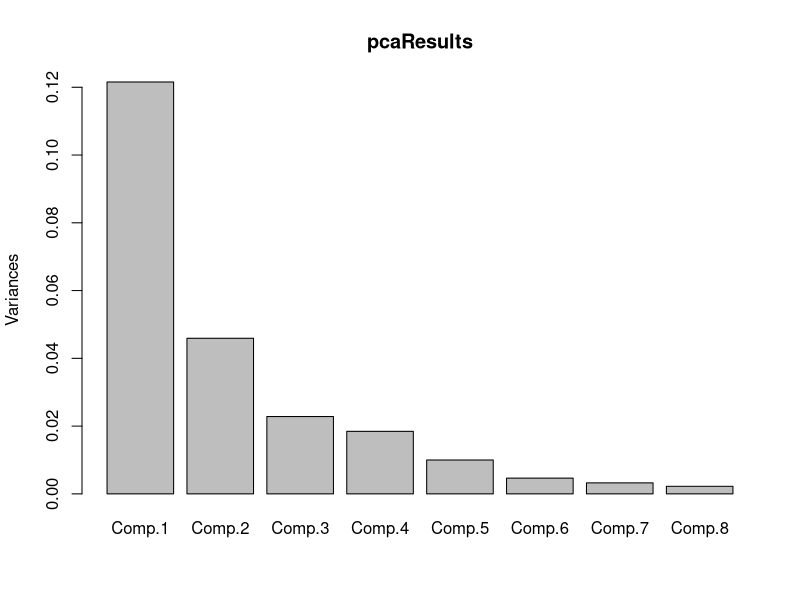
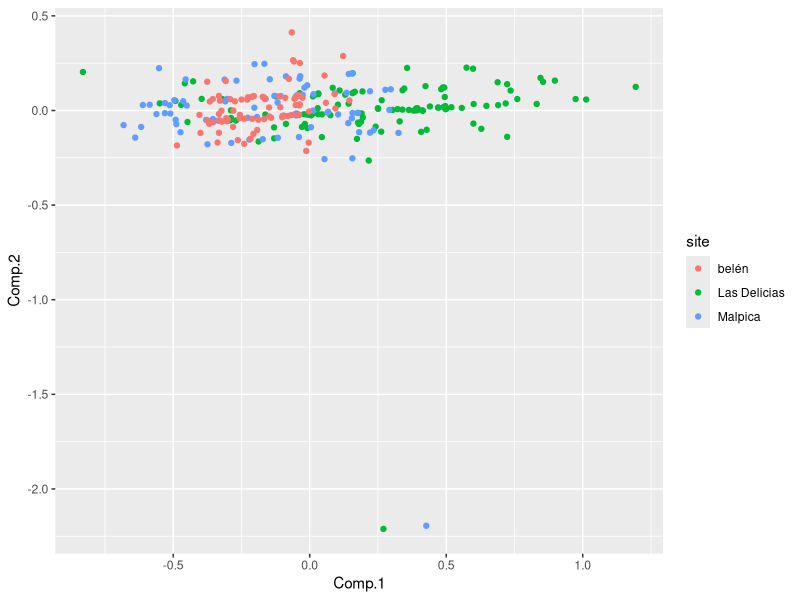
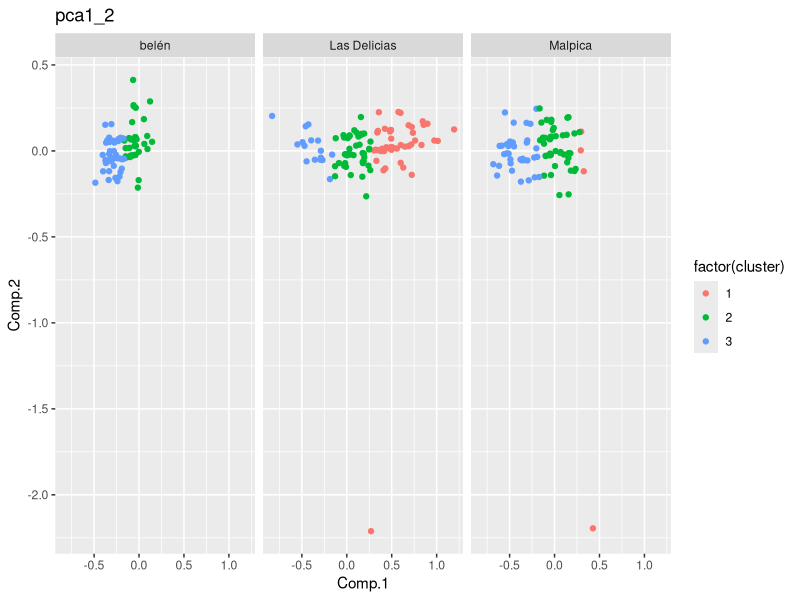
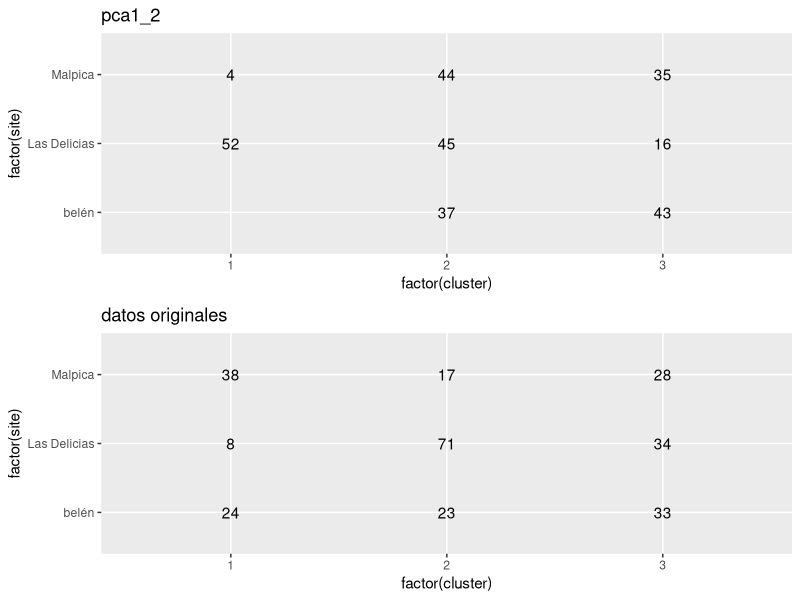

Write R code to recreate these figures, in order. (Note: this script raises an error after producing the figures.)
library(ggplot2)
library(gridExtra)    
library(plyr)
library(MASS)
library(caret)



myData <- read.csv('all.csv', header=T, sep=";")
# only type 2
myData <- subset(myData, TYPE=="2")
# keep just 8 measures and site
myData <- myData[,5:13]


######### EDA #####################
#ggplot(myData, aes(x=exterior_diam, y=rim_w, colour=site)) + geom_point()
# ggplot(myData, aes(x=exterior_diam, fill=site)) + geom_bar() + facet_wrap(~site, ncol=1)
# ggplot(myData, aes(x=rim_w_2, y=protruding_rim, colour=site)) + geom_point() + facet_wrap(~site)

########## PCA #####################

# compute PCA with data transformed to logarithmic to get rid of orders of magnitude
logData <- log(myData[,1:8])
pcaResults <- princomp(logData, center=T, scale=T)

# plot to check the relevance of the first 2 PC'S
plot(pcaResults)

# get the scores of the data
pcaValues <- as.data.frame(pcaResults$scores)
# put type in pcaValues
pcaValues$site <- myData$site

ggplot(pcaValues, aes(x=Comp.1, y=Comp.2, col=site)) + geom_point()

# K-means con PCA Values
measures <- pcaValues[,1:2]
# 3 sites
numGroups = 3
myKMeans <- kmeans(measures,numGroups)

amphKMean <- pcaValues
amphKMean$cluster <- myKMeans$cluster
ggplot(amphKMean, aes(x=Comp.1, y=Comp.2, colour=factor(cluster))) + geom_point() + facet_grid(~site) + ggtitle("pca1_2")

amphKMeanCountPCA <- count(amphKMean, vars=c('site','cluster'))

g1 <- ggplot(amphKMeanCountPCA, aes(y=factor(site), x=factor(cluster), label=freq)) + geom_text() + ggtitle("pca1_2")

# K-means con datos originales
measures2 <- myData[,1:8]
numGroups = 3
myKMeans <- kmeans(measures2,numGroups)

amphKMean <- myData 
amphKMean$cluster <- myKMeans$cluster
amphKMeanCountStd <- count(amphKMean, vars=c('site','cluster'))

g2 <- ggplot(amphKMeanCountStd, aes(y=factor(site), x=factor(cluster), label=freq)) + geom_text() + ggtitle("datos originales")
grid.arrange(g1,g2)

############ Discriminant Analysis  ############################

sampleSize = min(count(myData,'site')$freq)

amph1 <- subset(myData, site=="Las Delicias")
sample1 <- amph1[sample(nrow(amph1), sampleSize),]
amph2 <- subset(myData, site=="Malpica")
sample2 <- amph2[sample(nrow(amph2), sampleSize),]
amph3 <- subset(myData, site=="belén")
sample3 <- amph3[sample(nrow(amph3), sampleSize),]

sample <- rbind(sample1,sample2)
sample <- rbind(sample, sample3)

logDataSample <- log(sample[,1:8])
pcaResultsSample <- princomp(logDataSample, center=T, scale=T)

# plot to check the relevance of the first 2 PC'S
#plot(pcaResultsSample)

# get the scores of the data
pcaValuesSample <- as.data.frame(pcaResultsSample$scores)
# put type in pcaValues
pcaValuesSample$site <- sample$site

amphDA <- qda(site~Comp.1+Comp.2, data=pcaValuesSample, prior=c(1,1,1)/3)
predQda <- predict(amphDA, pcaValuesSample)
    
sample$probDelicias<- predQda$posterior[,"Las Delicias"]
sample$probMalpica <- predQda$posterior[,"Malpica"]
sample$probBelen <- predQda$posterior[,"belén"]
pcaValuesSample$class <- predQda$class

#g1 <- ggplot(pcaValuesSample, aes(x=Comp.1, y=Comp.2, colour=factor(class))) + geom_point() + facet_grid(~site) + ggtitle("pca1_2")

#ggplot(pcaValuesSample, aes(x=Comp.1, y=Comp.2, col=interaction(site,class), label=site)) + geom_text(size=5) + theme_bw() + theme(legend.position="top")
confusionMatrix(pcaValuesSample$class, pcaValuesSample$site)

svg('puntitos.svg')    
ggplot(pcaValuesSample, aes(x=Comp.1, y=Comp.2, col=site)) + geom_point() + facet_wrap(~correcto, ncol=1) + ylim(c(-0.3,0.3))
dev.off()

foo <- subset(pcaValuesSample, Comp.1>-1.2)
foo <- subset(foo, Comp.2>-2.1)

svg('fig_dist.svg')    
ggplot(foo, aes(x=Comp.1, y=Comp.2)) + geom_density2d(aes(col=site), alpha=0.3) + geom_point(aes(col=site), size=2) + facet_wrap(~site, ncol=1) + theme(legend.position='none')
dev.off()

